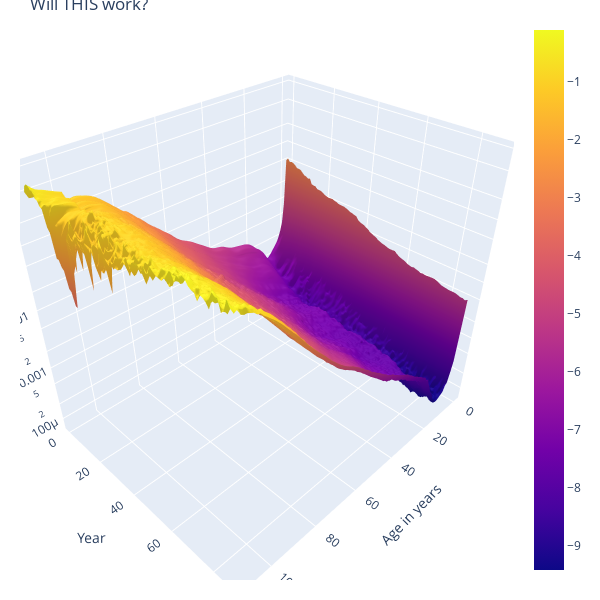

The cell this chart's notebook holds for it:
### Code cell
mx_array = filteredDf[
        ['age', 'year', 'mx']
    ].pivot(
        index='year', columns = 'age', values = 'mx'
    )

mx_array = np.array(mx_array)

mx_array



fig = go.Figure(data=[go.Surface(
    z=mx_array,
    surfacecolor=np.log(mx_array)
                                 )])

fig.update_layout(
    title='Will THIS work?', 
    autosize=False,
    width=600, height=600,
    margin=dict(l=20, r=20, b=20, t=20),
    scene = dict(
        zaxis = dict(title = "Logged mortality", type="log"),
        xaxis = dict(title = "Age in years"),
        yaxis = dict(title = "Year")

    )
)

fig.show()

### Figure 1 — Plotly figure (JSON) as saved in the notebook; plotly's stock layout.template omitted (floating-point values rounded to 4 significant figures; data arrays with more than 128 entries replaced by an {"elided": "..."} marker saying what was removed)
{"data": [{"surfacecolor": {"elided": "89x111 float values"}, "type": "surface", "z": {"elided": "89x111 float values"}}], "layout": {"autosize": false, "height": 600, "margin": {"b": 20, "l": 20, "r": 20, "t": 20}, "scene": {"xaxis": {"title": {"text": "Age in years"}}, "yaxis": {"title": {"text": "Year"}}, "zaxis": {"title": {"text": "Logged mortality"}, "type": "log"}}, "title": {"text": "Will THIS work?"}, "width": 600}}
